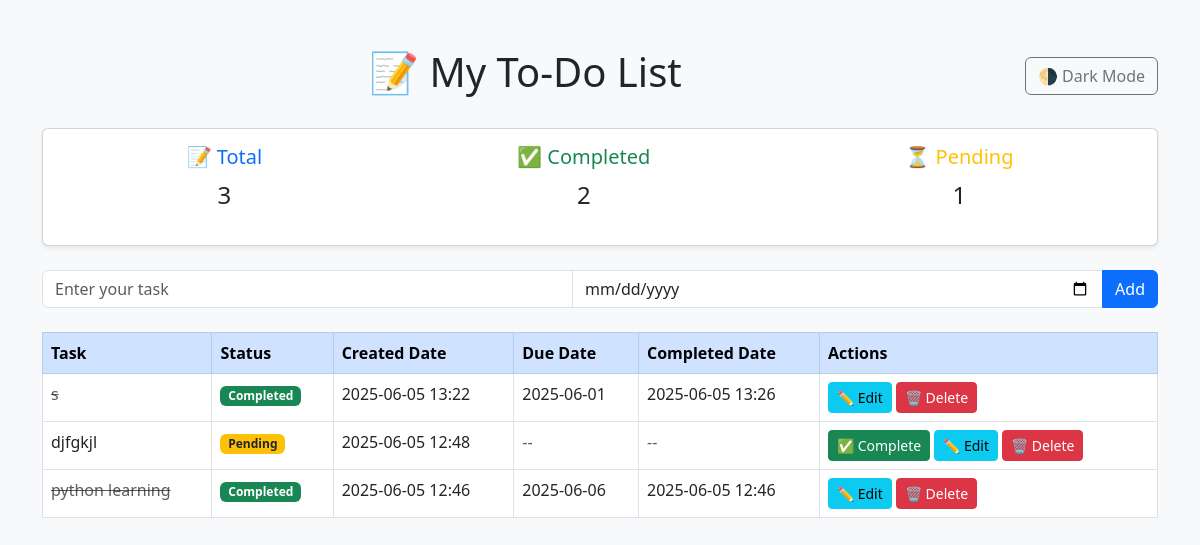
The page / on the database its author committed.
### app/models.py (models this page shows, shortened)
class ToDo(db.Model):
    id = db.Column(db.Integer, primary_key=True)
    task = db.Column(db.String(200), nullable=False)
    completed = db.Column(db.Boolean, default=False)
    date_created = db.Column(db.DateTime, default=datetime.utcnow)
    completed_date = db.Column(db.DateTime, nullable=True)
    due_date = db.Column(db.Date, nullable= True)

### app/routes.py (the view)
@todo_routes.route('/')
def home():
    tasks = ToDo.query.order_by(ToDo.date_created.desc()).all()
    today = date.today()  # ✅ define 'today'
    for t in tasks:
        print(f"Task: {t.task} | Due Date: {t.due_date} | Type: {type(t.due_date)}")
    total_tasks = len(tasks)
    completed_tasks = sum(1 for task in tasks if task.completed)
    pending_tasks = total_tasks - completed_tasks
    return render_template('add_task.html', tasks=tasks,
                           total_tasks=total_tasks,
                           completed_tasks=completed_tasks,
                           pending_tasks=pending_tasks,
                           today=today)

### app/templates/add_task.html (shortened to what this page needs)
<!DOCTYPE html>
<html lang="en">
<head>
    <link href="https://cdn.jsdelivr.net/npm/bootstrap@5.3.0/dist/css/bootstrap.min.css" rel="stylesheet">
</head>
<body class="bg-light" id="body">
    <div class="container mt-5">
        <div class="d-flex justify-content-between align-items-center mb-4">
            <h1 class="text-center flex-grow-1">📝 My To-Do List</h1>
            <button class="btn btn-outline-secondary ms-3" onclick="toggleTheme()">🌗 Dark Mode</button>
        </div>
<div class="card mb-4 shadow-sm">
    <div class="card-body d-flex justify-content-around text-center">
        <div>
            <h5 class="text-primary">📝 Total</h5>
            <p class="fs-4">{{ total_tasks }}</p>
        </div>
        <div>
            <h5 class="text-success">✅ Completed</h5>
            <p class="fs-4">{{ completed_tasks }}</p>
        </div>
        <div>
            <h5 class="text-warning">⏳ Pending</h5>
            <p class="fs-4">{{ pending_tasks }}</p>
        </div>
    </div>
</div>
        <form action="/add" method="POST" class="input-group mb-4">
            <input type="text" name="task" class="form-control" placeholder="Enter your task" required>
            <input type="date" name="due_date" class="form-control">
            <button type="submit" class="btn btn-primary">Add</button>
        </form>
        <table class="table table-bordered table-hover">
            <thead class="table-primary">
                <tr>
                    <th>Task</th>
                    <th>Status</th>
                    <th>Created Date</th>
                    <th>Due Date</th>
                    <th>Completed Date</th>
                    <th>Actions</th>
                </tr>
            </thead>
            <tbody>
                {% for task in tasks %}
                    <tr class="{% if not task.completed and task.due_date and task.due_date < today %}table-danger{% endif %}">
                        <td class="{{ 'text-decoration-line-through text-muted' if task.completed else '' }}">
                            {{ task.task }}
                        </td>
                        <td>
                            {% if task.completed %}
                                <span class="badge bg-success">Completed</span>
                            {% else %}
                                <span class="badge bg-warning text-dark">Pending</span>
                            {% endif %}
                        </td>
                        <td>{{ task.date_created.strftime('%Y-%m-%d %H:%M') }}</td>
                         <td>
    {% if task.due_date %}
        {{ task.due_date.strftime('%Y-%m-%d') }}
    {% else %}
        <span class="text-muted">--</span>
    {% endif %}
</td>
                        <td>
                            {% if task.completed and task.completed_date %}
                                {{ task.completed_date.strftime('%Y-%m-%d %H:%M') }}
                            {% else %}
                                <span class="text-muted">--</span>
                            {% endif %}
                        </td>
                        <td>
                           <form action="{{ url_for('todo_routes.complete_task', task_id=task.id) }}" method="GET" style="display:inline;">
    {% if not task.completed %}
        <button type="submit" class="btn btn-sm btn-success">✅ Complete</button>
    {% endif %}
</form>
                            <a href="{{ url_for('todo_routes.edit_task', task_id=task.id) }}" class="btn btn-sm btn-info">✏️ Edit</a>
                            <a href="{{ url_for('todo_routes.delete', id=task.id) }}" class="btn btn-sm btn-danger">🗑 Delete</a>
                        </td>
                    </tr>
                {% endfor %}
            </tbody>
        </table>
    </div>
</body>
</html>

### rows shown on the page
ToDo: task "s", completed "Completed", date_created "2025-06-05 13:22", due_date "2025-06-01", completed_date "2025-06-05 13:26"
ToDo: task "djfgkjl", completed "Pending", date_created "2025-06-05 12:48"
ToDo: task "python learning", completed "Completed", date_created "2025-06-05 12:46", due_date "2025-06-06", completed_date "2025-06-05 12:46"

### other values the page prints
{{ total_tasks }} "3"
{{ completed_tasks }} "2"
{{ pending_tasks }} "1"
